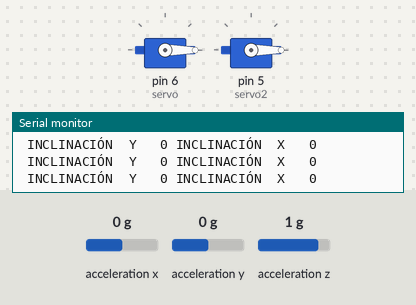
Recording of a sketch running on a simulated Arduino Uno, built with avr-gcc and run on an emulated ATmega328P. Shown: 2 × servo, the last lines printed to the serial monitor. The test bench sets the inputs (shaded band); at power-on: acceleration x 0 g, acceleration y 0 g, acceleration z 1 g.

Above: at 1.2 s.
1.3 s: acceleration x set to 0.8 g
At 2.5 s:
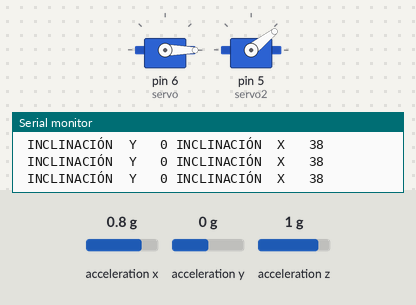
2.8 s: acceleration y set to 0.8 g
At 4.0 s:
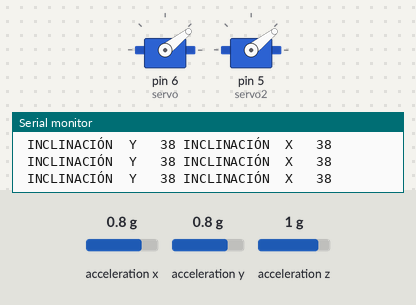
4.3 s: acceleration z set to -1.4 g
At 4.9 s:
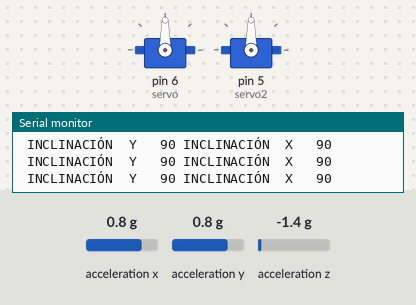
5.8 s: acceleration x set to 0.1 g
7.3 s: acceleration x set to -0.2 g
At 8.5 s:
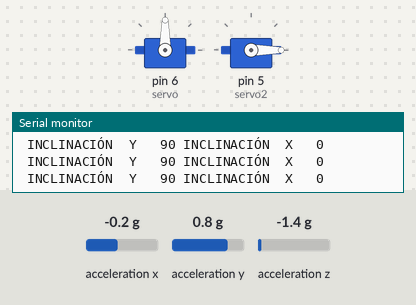
8.8 s: acceleration z set to 0.8 g
At 9.7 s:
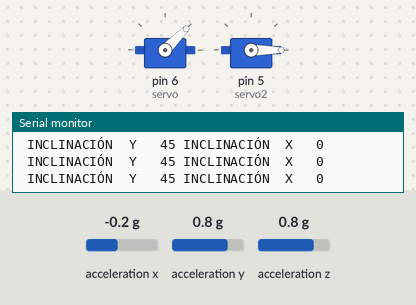
Timing chart, 0 to 11.3 s (numbered marks = the images above; inputs shaded):
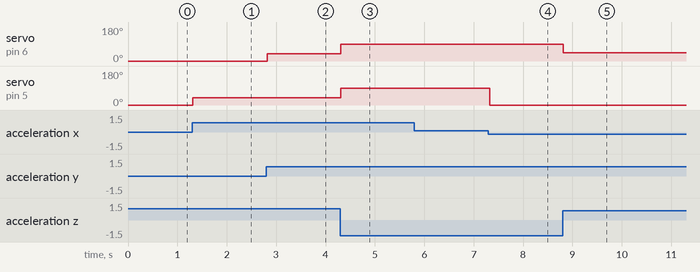

The sketch:

Sesion5_Servos.ino
```cpp
#include <Servo.h>

// Librerias I2C para controlar el mpu6050
// la libreria MPU6050.h necesita I2Cdev.h, I2Cdev.h necesita Wire.h
#include "I2Cdev.h"
#include "MPU6050.h"
#include "Wire.h"


// La dirección del MPU6050 puede ser 0x68 o 0x69, dependiendo
// del estado de AD0. Si no se especifica, 0x68 estará implicito
MPU6050 sensor;
Servo servo,servo2;
// Valores RAW (sin procesar) del acelerometro y giroscopio en los ejes x,y,z
int16_t accY, accZ, accX;


float accAngle, acXAngle,acYAngle;

void setup() {
  Serial.begin(57600);    //Iniciando puerto serial
  Wire.begin();
  servo.attach(6);
  servo2.attach(5);
  //Iniciando I2C
  sensor.initialize();    //Iniciando el sensor

  if (sensor.testConnection()) Serial.println("Sensor iniciado correctamente");
  else Serial.println("Error al iniciar el sensor");
}

void loop() {
  // Leer las aceleraciones y velocidades angulares
    acYAngle = atan2(accY, accZ)*RAD_TO_DEG;
  acXAngle = atan2(accX, accZ)*RAD_TO_DEG;


  accZ = sensor.getAccelerationZ();
  accY = sensor.getAccelerationY();
  accX = sensor.getAccelerationX();

//ANGULOS DE X y Y de rango 0,90
   acXAngle=constrain(acXAngle,0,90);
  acYAngle=constrain(acYAngle,0,90);

  if(isnan(acYAngle));
  else{
    Serial.print(" INCLINACIÓN  Y   ");

    Serial.print(int(acYAngle)); //SOBRE EJE y

    Serial.print(" INCLINACIÓN  X   ");

    Serial.println(int(acXAngle)); //SOBRE EJE y

    //Utilizamos esto para Imprimir los angulos
    servo.write(acYAngle);
    servo2.write(acXAngle);
  }
  delay(10);
}
```

Measured:
- the behaviour switches between 0 and -0.1 g on acceleration x (found by bisection; images 3 and 4)
- after the input at 1.3 s, servo on pin 5 (servo2): 0° → 38° at once
- after the input at 2.8 s, servo on pin 6 (servo): 0° → 38° at once
- after the input at 4.3 s, servo on pin 6 (servo), servo on pin 5 (servo2): 38° → 90° at once
- after the input at 7.3 s, servo on pin 5 (servo2): 90° → 0° at once
- after the input at 8.8 s, servo on pin 6 (servo): 90° → 45° at once
